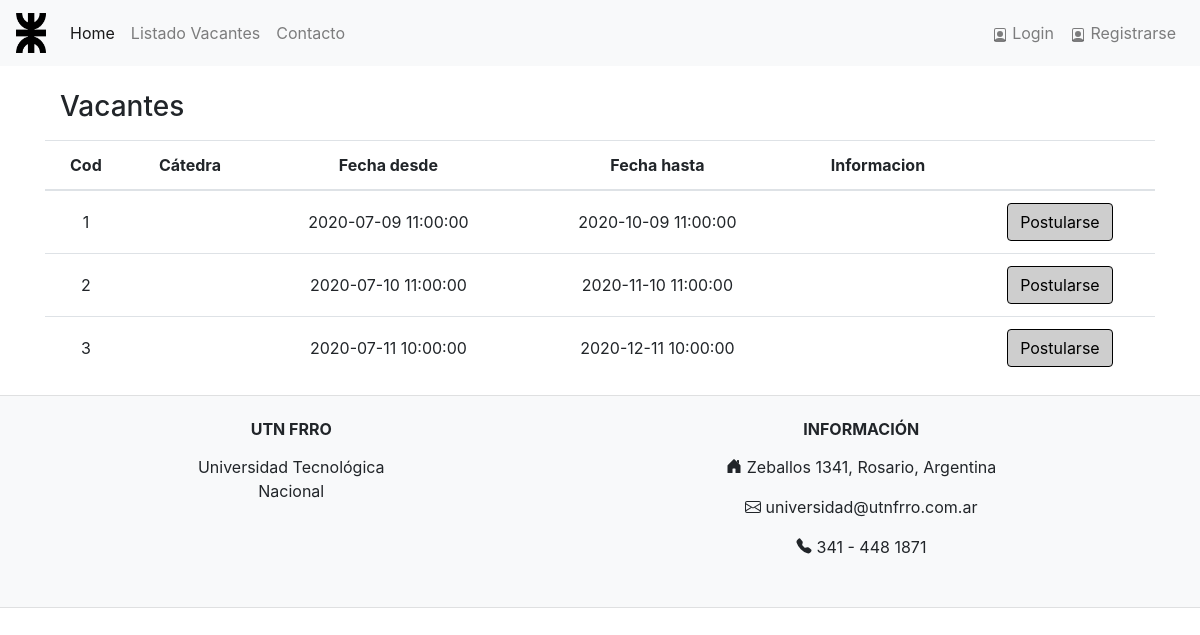
/Logic/vacantes.php, run on an earlier commit of the app's database.
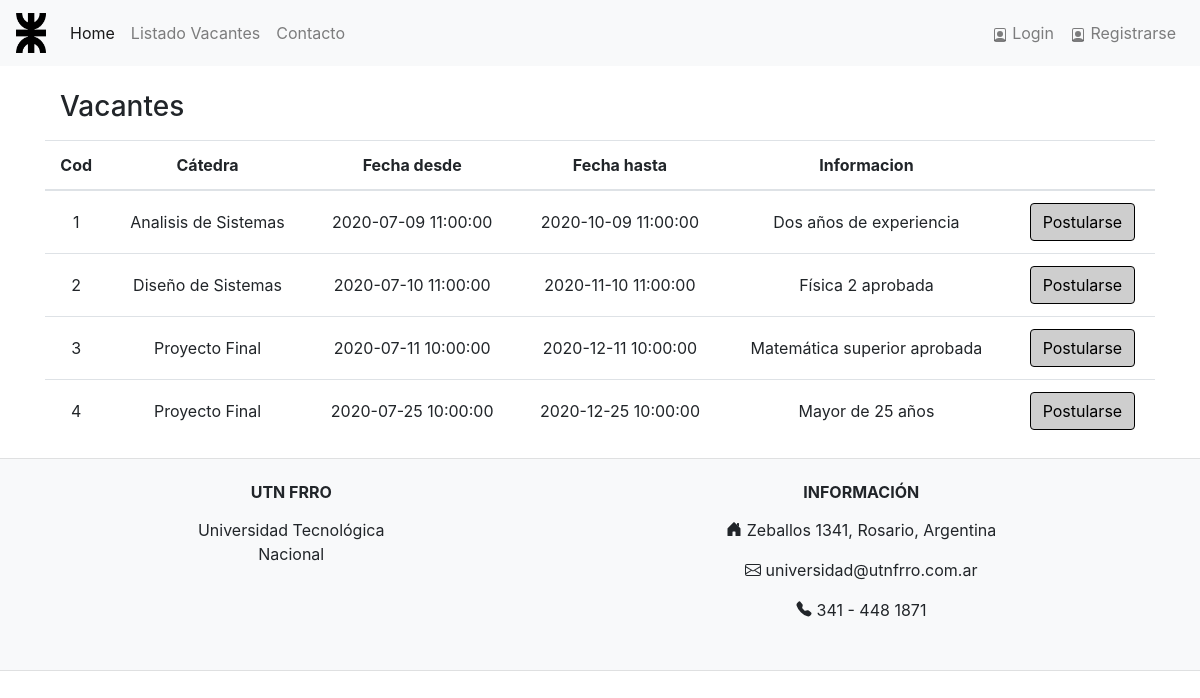
And on a later commit of the database.
### tables this page shows
CREATE TABLE `vacante` (
  `cod_vacante` int(11) NOT NULL,
  `fecha_desde` datetime NOT NULL,
  `fecha_hasta` datetime NOT NULL,
  `info_general` varchar(45) DEFAULT NULL,
  `cod_catedra` int(11) NOT NULL,
  PRIMARY KEY (`cod_vacante`),
  KEY `fk_vacante_catedra_idx` (`cod_catedra`),
  CONSTRAINT `fk_vacante_catedra` FOREIGN KEY (`cod_catedra`) REFERENCES `catedra` (`cod_catedra`) ON UPDATE CASCADE
);

CREATE TABLE `catedra` (
  `cod_catedra` int(11) NOT NULL,
  `nombre_catedra` varchar(45) NOT NULL,
  `legajo` int(11) NOT NULL,
  `cod_departamento` int(11) NOT NULL,
  PRIMARY KEY (`cod_catedra`),
  KEY `fk_catedra_jefe-catedra_idx` (`legajo`),
  KEY `fk_catedra_departamento_idx` (`cod_departamento`),
  CONSTRAINT `fk_catedra_departamento` FOREIGN KEY (`cod_departamento`) REFERENCES `departamento` (`cod_departamento`) ON UPDATE CASCADE,
  CONSTRAINT `fk_catedra_jefe` FOREIGN KEY (`legajo`) REFERENCES `jefe_catedra` (`legajo`) ON UPDATE CASCADE
);

### Logic/vacantes.php (the view, shortened to what this page needs)
<!DOCTYPE html>
<html>
<head>
    <?php
    include_once("../Logic/header.php");
    ?>
</head>
<body>
    <?php
    $sentencia = "SELECT v.cod_vacante, v.fecha_desde, v.fecha_hasta, v.info_general, c.nombre_catedra
                FROM vacante v
                INNER JOIN catedra c
                ON v.cod_catedra=c.cod_catedra
                WHERE NOW() > fecha_desde and NOW() < fecha_hasta";
    $resultado = mysqli_query($link, $sentencia) or die(mysqli_error($link));
    ?>
    <div class="container">
        <div class="form-group col-md-12">
            <br />
            <h3>Vacantes</h3>
        </div>
        <form action="seleccion_vacante.php" method="post">
            <table class="table">
                <thead>
                    <tr>
                        <th scope="col">Cod</th>
                        <th scope="col">Cátedra</th>
                        <th scope="col">Fecha desde</th>
                        <th scope="col">Fecha hasta</th>
                        <th scope="col">Informacion</th>
                        <?php
                        if (!isset($_SESSION['legajo'])) {
                            echo '<th scope="col"></th>';
                        }
                        ?>
                    </tr>
                </thead>
                <tbody>
                    <?php
                    while ($fila = mysqli_fetch_array($resultado)) {
                    ?>
                        <tr>
                            <td><?php echo ($fila['cod_vacante']); ?></td>
                            <td><?php echo ($fila['nombre_catedra']); ?></td>
                            <td><?php echo ($fila['fecha_desde']); ?></td>
                            <td><?php echo ($fila['fecha_hasta']); ?></td>
                            <td><?php echo ($fila['info_general']); ?></td>
                            <?php
                            if (!isset($_SESSION['legajo'])) {
                                echo '<td><button type="submit" class="btn btn-primary" name="seleccion" value="' . $fila['cod_vacante'] . '">Postularse</button></td>';
                            }
                            ?>
                        </tr>
                    <?php
                    }
                    ?>
                </tbody>
            </table>
        </form>
    </div>
    <?php
    include_once("../Logic/footer.php");
    ?>
</body>
</html>

What changed in the data, as far as the page shows it:
changed vacante id 1: cod_catedra.nombre_catedra (not shown) → "Analisis de Sistemas"; info_general (not shown) → "Dos años de experiencia"
changed vacante id 2: cod_catedra.nombre_catedra (not shown) → "Diseño de Sistemas"; info_general (not shown) → "Física 2 aprobada"
changed vacante id 3: cod_catedra.nombre_catedra (not shown) → "Proyecto Final"; info_general (not shown) → "Matemática superior aprobada"
added vacante: cod_vacante "4", cod_catedra.nombre_catedra "Proyecto Final", fecha_desde "2020-07-25 10:00:00", fecha_hasta "2020-12-25 10:00:00", info_general "Mayor de 25 años"
